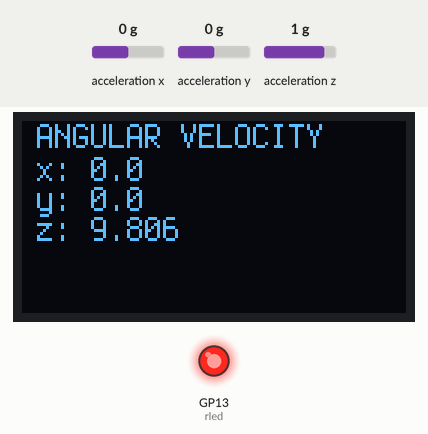
This program was run on a simulated Raspberry Pi Pico running CircuitPython. Shown: 128×64 one-colour display, output pins drawn as LEDs (lit = HIGH). Inputs (shaded band) come from the test bench; at power-on: acceleration x 0 g, acceleration y 0 g, acceleration z 1 g. What the program prints to the serial console is not drawn.

Above: at 1.2 s.
1.3 s: acceleration x set to 0.8 g
At 1.8 s:
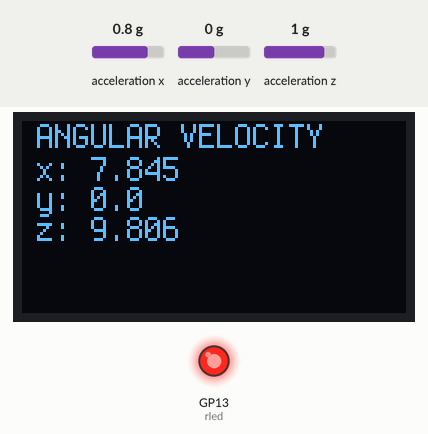
2.9 s: acceleration y set to 0.8 g
At 4.2 s:
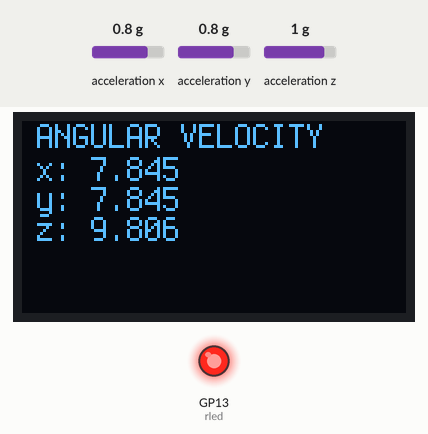
4.5 s: acceleration z set to -1.4 g
At 5.7 s:
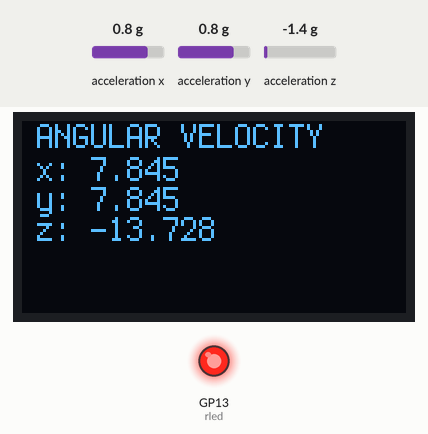
6.0 s: acceleration x set to -1.4 g
At 7.3 s:
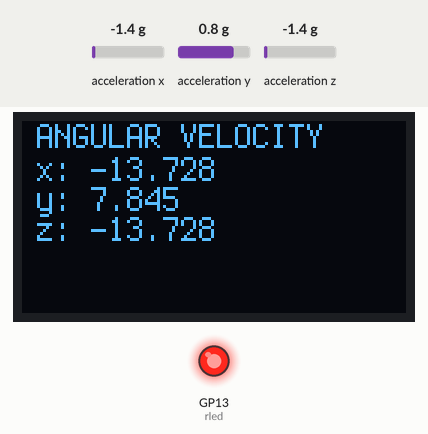
7.6 s: acceleration y set to 0.6 g
At 8.8 s:
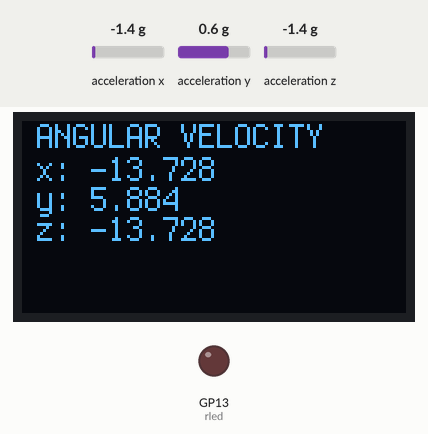
9.3 s: acceleration z set to 0.1 g
At 10.2 s:
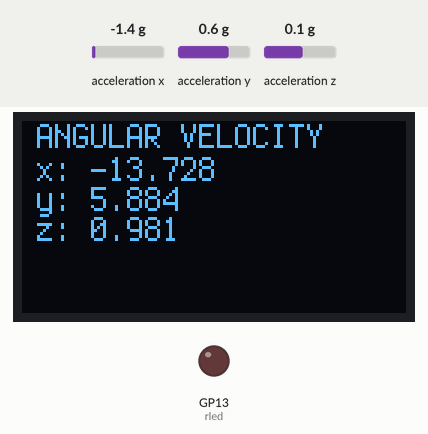
10.9 s: acceleration z set to 0.4 g
Timing chart, 0 to 13.5 s (numbered marks = the images above; inputs shaded):
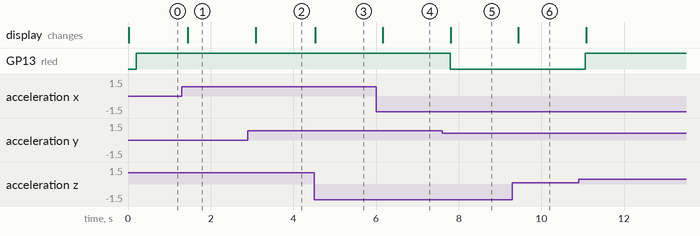

Measured:
- the behaviour switches between 0.8 and 0.7 g on acceleration y (found by bisection; images 4 and 5)
- after the input at 1.3 s, the display: changes after 0.15 s (image 1)
- after the input at 2.9 s, the display: changes after 0.19 s (image 2)
- after the input at 4.5 s, the display: changes at once (image 3)
- after the input at 6.0 s, the display: changes after 0.17 s (image 4)
- after the input at 7.6 s, GP13 (rled): HIGH → LOW after 0.19 s; the display: changes after 0.21 s (image 5)
- after the input at 9.3 s, the display: changes after 0.15 s (image 6)
- after the input at 10.9 s, GP13 (rled): LOW → HIGH after 0.17 s

The program:

crashAvoidance.py
```python
# type: ignore
import board
import digitalio
import time
import math
import pwmio
from adafruit_motor import servo
import adafruit_mpu6050
import busio
from adafruit_display_text import label
import adafruit_displayio_ssd1306
import terminalio
import displayio

displayio.release_displays()

rled = digitalio.DigitalInOut(board.GP13)
rled.direction = digitalio.Direction.OUTPUT    # sets pin type
sda_pin = board.GP16
scl_pin = board.GP17
i2c = busio.I2C(scl_pin, sda_pin)
display_bus = displayio.I2CDisplay(i2c, device_address=0x3d, reset=board.GP6)

mpu = adafruit_mpu6050.MPU6050(i2c, address=0x68)
display = adafruit_displayio_ssd1306.SSD1306(display_bus, width=128, height=64)
while True:

    splash = displayio.Group() #creates display group

    title = "ANGULAR VELOCITY" #adds title block to display group
    text_area = label.Label(terminalio.FONT, text = title, color = 0xFFFF00, x = 5, y= 5) #sets font, text, color, and location
    splash.append(text_area) #adds to splash

    x_val = f"x: {round(mpu.acceleration[0], 3)}" #adds x value text block to display group and rounds it to 3 decimal places
    text_area = label.Label(terminalio.FONT, text = x_val, color = 0xFFFF00, x = 5, y = 16) #sets font, text, color, and location
    splash.append(text_area) #adds to splash

    y_val = f"y: {round(mpu.acceleration[1], 3)}" #adds y value text block to display group and rounds it to 3 decimal places
    text_area = label.Label(terminalio.FONT, text = y_val, color = 0xFFFF00, x = 5, y= 26) #sets font, text, color, and poition
    splash.append(text_area) #adds to splash

    z_val = f"z: {round(mpu.acceleration[2], 3)}" #adds z value text block to display group and rounds it to 3 decimal places
    text_area = label.Label(terminalio.FONT, text = z_val, color = 0xFFFF00, x = 5, y= 36) #sets font, text, color, and position
    splash.append(text_area) #adds to splash

    display.show(splash) #sends display group to OLED screen
    print(mpu.acceleration) #print values of acceleration
    time.sleep(0.2) #wait one second

    rled.value = False
    if 7.5 <= mpu.acceleration[0]:
        rled.value = True
        print("Unsafe rotation on X axis")
    if 7.5 <= mpu.acceleration[1]:
        rled.value = True
        print("Unsafe rotation on Y axis")
    if 2 <= mpu.acceleration[2]:
        rled.value = True
        print("Unsafe rotation on Z axis")
```
